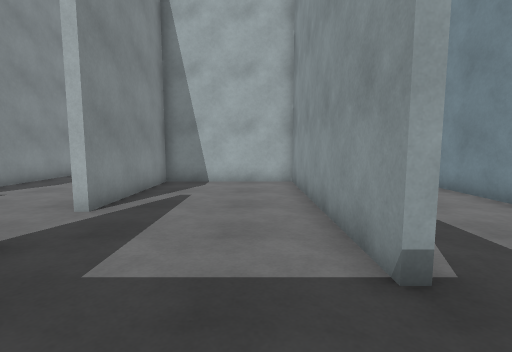
[1] (above)

20 first-person views from a walk through a Gazebo world. The camera is 1.3 m above the floor, tilts 6° down and sees 85° across. The floor is counted in squares, 1 m on a side. Each view is taken from the middle of a square. On the plan, view 1 faces up. The plan holds only what a view shows up to about 13 squares ahead; the rest is blank. The place goes on beyond the plan.

[2]
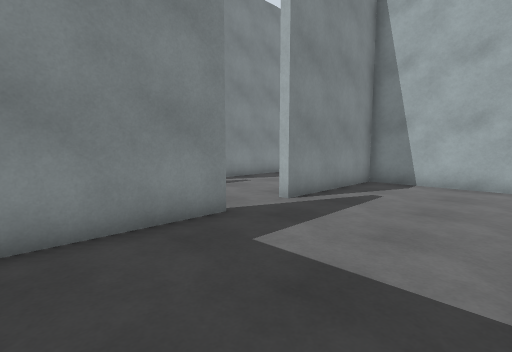

[3]
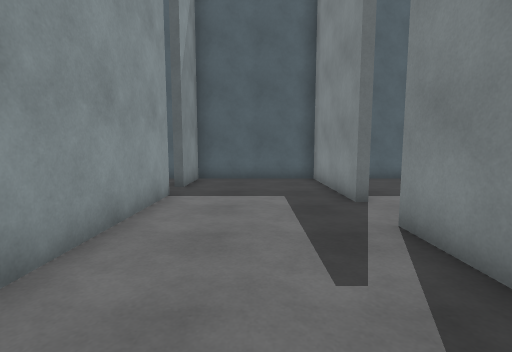

[4]
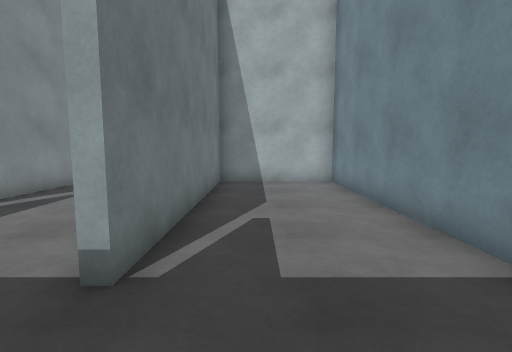

[5]
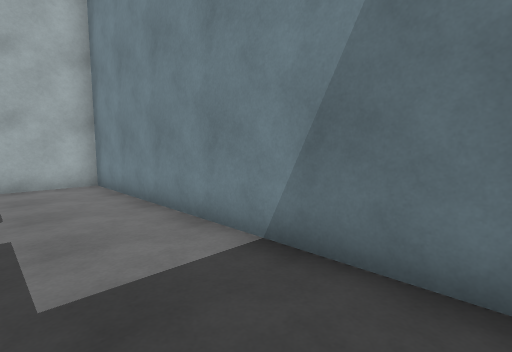

[6]
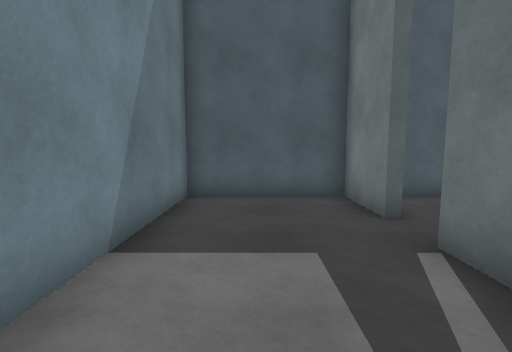

[7]
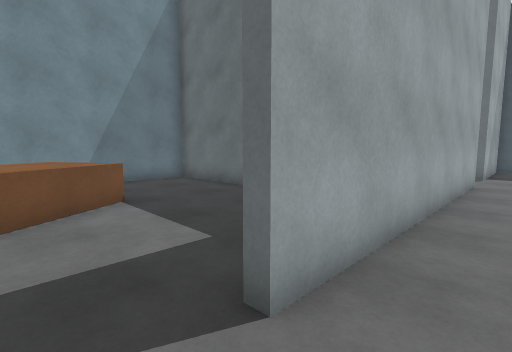

[8]
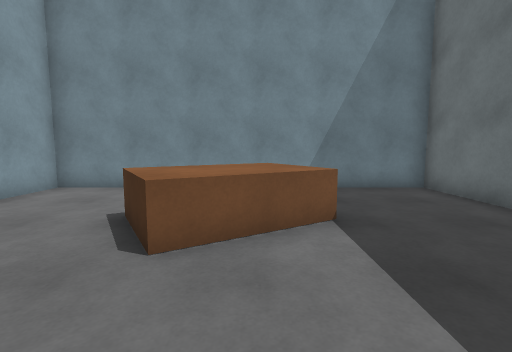

[9]
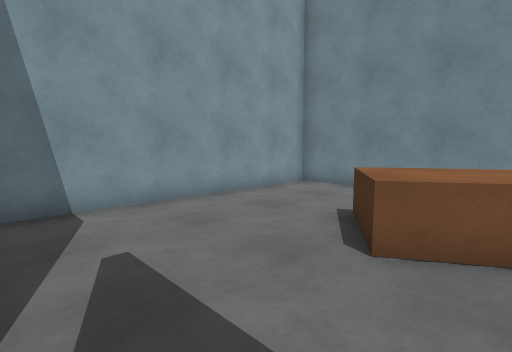

[10]
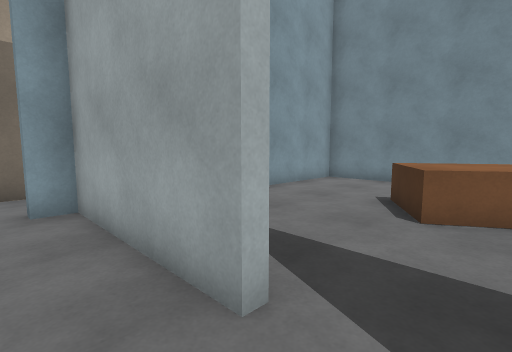

[11]
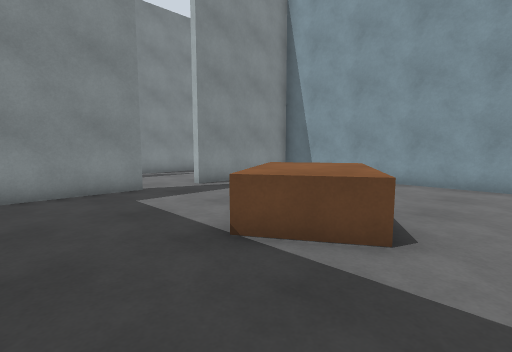

[12]
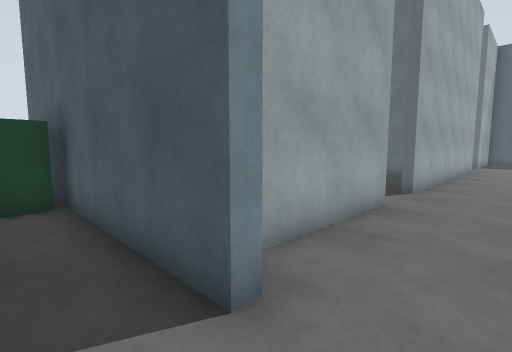

[13]
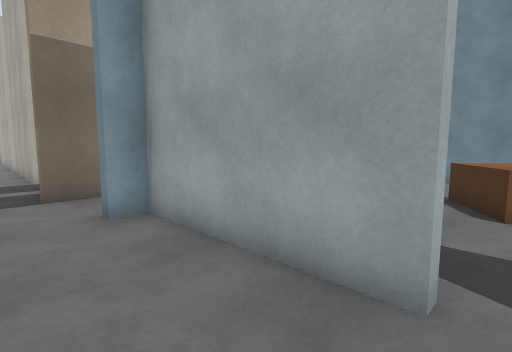

[14]
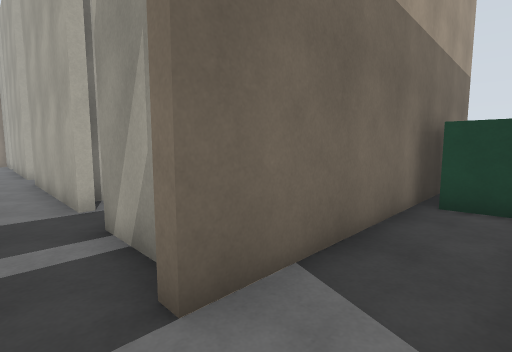

[15]
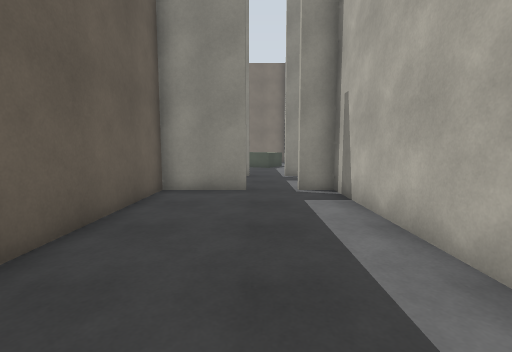

[16]
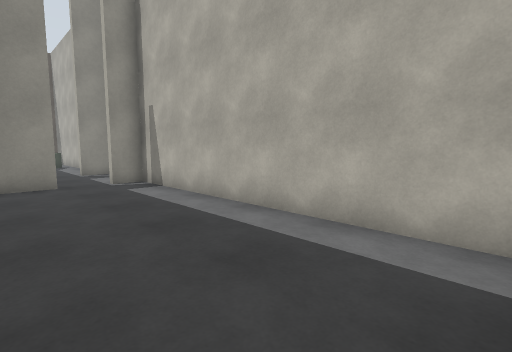

[17]
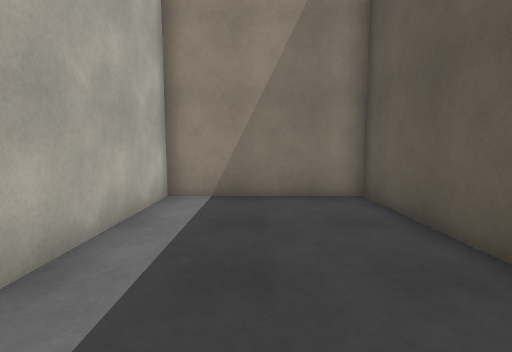

[18]
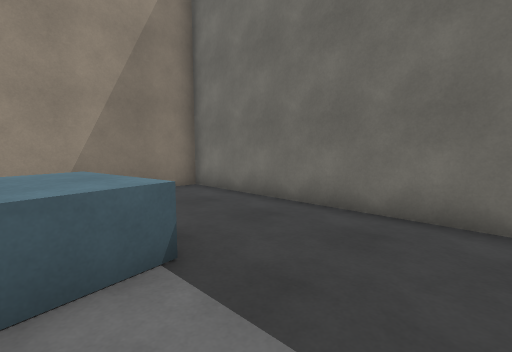

[19]
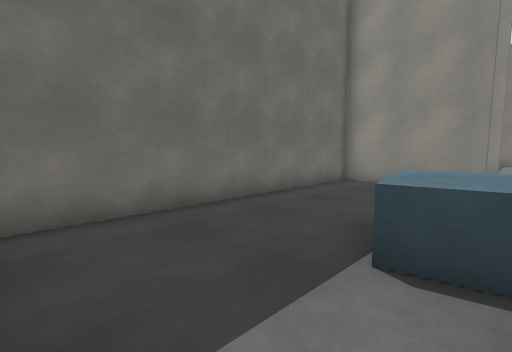

[20]
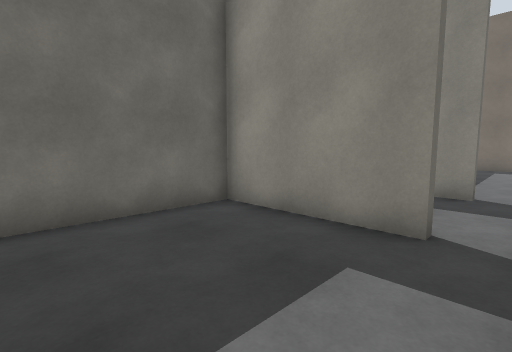

### Floor plan
Key: @ floor where view 1 was taken; . floor; B building; C cabinet; U dumpster.
Columns run from 6 left of view 1 to 7 right of it. Each row starts with its distance up from view 1.
 36 ..... .CCC. .B
 35 ..B....CCC.. B
 34 ..B..........B
 33 ..B..........B
 32 ..B..........B
 31 ..BBBBBBBBBBB
 30 ..B..........B
 29 .............B
 28 .............B
 27 ..B..........B
 26 ..B..........B
 25 .BBBBBBBB BBB
 24 .......U
 23 ..BBBBBU  BBB
 22 ...B........B
 21 ...B........B
 20 ...B........B
 19 ...B........B
 18 ...B...CC...B
 17 ......CCCC..B
 16 .......CCCC.B
 15 ...B....CC..B
 14 ...B........B
 13 ...B........B
 12  ..B........B
 11  ..BBBBBBBBBB
 10  ..B....B...B
  9 ...B....B...B
  8 ...B....B...B
  7 ...B....B...B
  6 ...B....B...B
  5  .......B...B
  4   ......B...B
  3  ..B....B...B
  2  ..B........B
  1 ...B....B...B
  0 ...B..@.B...B
 -1 B BBBBBBBBBBB

Where each view was taken, in squares from view 1:
view 1: 0 up, 0 right, facing up
view 2: 0 up, 1 right, facing up-left
view 3: 10 up, 1 left, facing down
view 4: 0 up, 3 right, facing up
view 5: 0 up, 3 right, facing up-right
view 6: 6 up, 4 right, facing down
view 7: 17 up, 5 left, facing down-right
view 8: 16 up, 3 left, facing right
view 9: 16 up, 3 left, facing up-right
view 10: 16 up, 5 left, facing up-right
view 11: 12 up, 5 right, facing up-left
view 12: 24 up, 6 left, facing down-right
view 13: 17 up, 6 left, facing up-right
view 14: 23 up, 6 left, facing up-right
view 15: 28 up, 4 right, facing left
view 16: 26 up, 6 right, facing up-left
view 17: 28 up, 1 left, facing right
view 18: 36 up, 2 left, facing down-right
view 19: 36 up, 6 right, facing down-left
view 20: 36 up, 0 right, facing down-left
